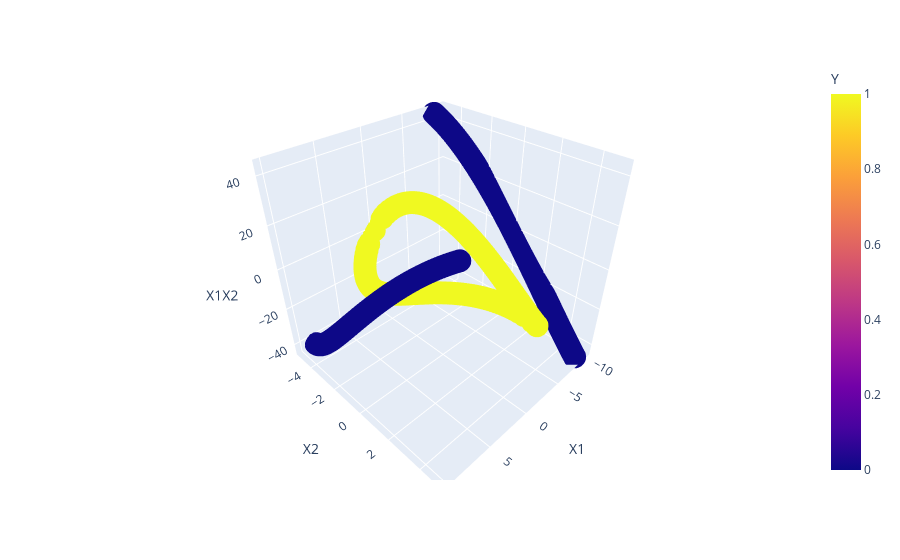

Here is the notebook cell this chart was saved with:
### Markdown cell above
3d Plots

### Code cell
import plotly.express as px
fig = px.scatter_3d(
    data_frame=df,
    x = 'X1',
    y = 'X2',
    z = 'X1X2',
    color = 'Y'
)
fig.show()

### Figure 1 — Plotly figure (JSON) as saved in the notebook; plotly's stock layout.template omitted (floating-point values rounded to 4 significant figures; data arrays with more than 128 entries replaced by an {"elided": "..."} marker saying what was removed)
{"data": [{"hovertemplate": "X1=%{x}<br>X2=%{y}<br>X1X2=%{z}<br>Y=%{marker.color}<extra></extra>", "legendgroup": "", "marker": {"color": {"elided": "400 int values"}, "coloraxis": "coloraxis", "symbol": "circle"}, "mode": "markers", "name": "", "scene": "scene", "showlegend": false, "type": "scatter3d", "x": {"elided": "400 float values"}, "y": {"elided": "400 float values"}, "z": {"elided": "400 float values"}}], "layout": {"coloraxis": {"colorbar": {"title": {"text": "Y"}}, "colorscale": [[0, "#0d0887"], [0.1111, "#46039f"], [0.2222, "#7201a8"], [0.3333, "#9c179e"], [0.4444, "#bd3786"], [0.5556, "#d8576b"], [0.6667, "#ed7953"], [0.7778, "#fb9f3a"], [0.8889, "#fdca26"], [1, "#f0f921"]]}, "legend": {"tracegroupgap": 0}, "margin": {"t": 60}, "scene": {"domain": {"x": [0, 1], "y": [0, 1]}, "xaxis": {"title": {"text": "X1"}}, "yaxis": {"title": {"text": "X2"}}, "zaxis": {"title": {"text": "X1X2"}}}}}
